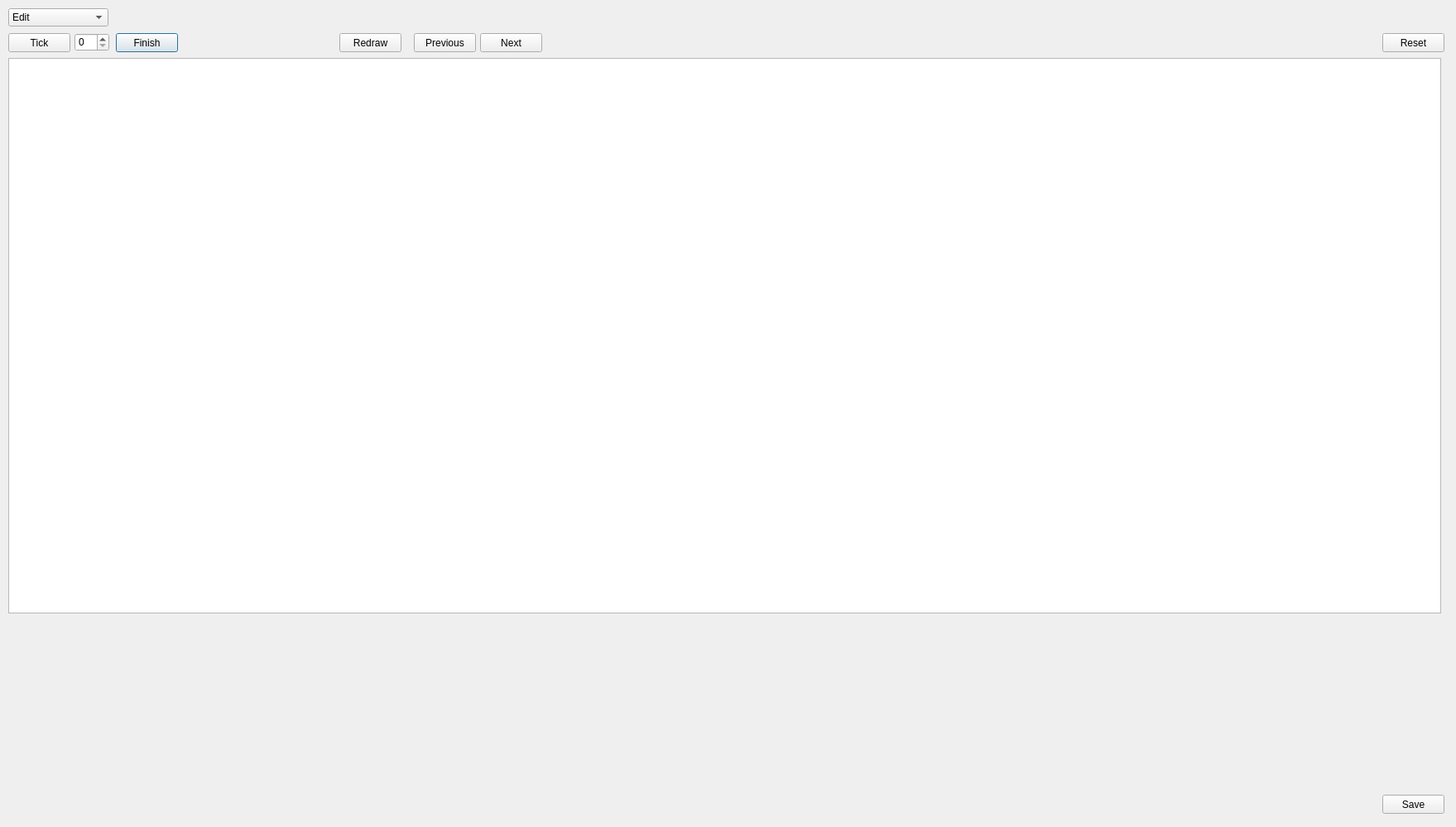
<?xml version="1.0" encoding="UTF-8"?>
<ui version="4.0">
 <class>SessionView</class>
 <widget class="QDialog" name="SessionView">
  <property name="geometry">
   <rect>
    <x>0</x>
    <y>0</y>
    <width>1759</width>
    <height>999</height>
   </rect>
  </property>
  <property name="windowTitle">
   <string>SessionView</string>
  </property>
  <widget class="QPushButton" name="finishButton">
   <property name="geometry">
    <rect>
     <x>140</x>
     <y>40</y>
     <width>75</width>
     <height>23</height>
    </rect>
   </property>
   <property name="text">
    <string>Finish</string>
   </property>
  </widget>
  <widget class="QPushButton" name="tickButton">
   <property name="geometry">
    <rect>
     <x>10</x>
     <y>40</y>
     <width>75</width>
     <height>23</height>
    </rect>
   </property>
   <property name="text">
    <string>Tick</string>
   </property>
  </widget>
  <widget class="QPushButton" name="previousButton">
   <property name="geometry">
    <rect>
     <x>500</x>
     <y>40</y>
     <width>75</width>
     <height>23</height>
    </rect>
   </property>
   <property name="text">
    <string>Previous</string>
   </property>
  </widget>
  <widget class="QGraphicsView" name="graphicsView">
   <property name="geometry">
    <rect>
     <x>10</x>
     <y>70</y>
     <width>1731</width>
     <height>671</height>
    </rect>
   </property>
  </widget>
  <widget class="QPushButton" name="nextButton">
   <property name="geometry">
    <rect>
     <x>580</x>
     <y>40</y>
     <width>75</width>
     <height>23</height>
    </rect>
   </property>
   <property name="text">
    <string>Next</string>
   </property>
  </widget>
  <widget class="QPushButton" name="redrawButton">
   <property name="geometry">
    <rect>
     <x>410</x>
     <y>40</y>
     <width>75</width>
     <height>23</height>
    </rect>
   </property>
   <property name="text">
    <string>Redraw</string>
   </property>
  </widget>
  <widget class="QSpinBox" name="tickSpinBox">
   <property name="geometry">
    <rect>
     <x>90</x>
     <y>40</y>
     <width>42</width>
     <height>22</height>
    </rect>
   </property>
  </widget>
  <widget class="QPushButton" name="saveButton">
   <property name="geometry">
    <rect>
     <x>1670</x>
     <y>960</y>
     <width>75</width>
     <height>23</height>
    </rect>
   </property>
   <property name="text">
    <string>Save</string>
   </property>
  </widget>
  <widget class="QComboBox" name="editTypeBox">
   <property name="geometry">
    <rect>
     <x>10</x>
     <y>10</y>
     <width>121</width>
     <height>22</height>
    </rect>
   </property>
   <item>
    <property name="text">
     <string>Edit</string>
    </property>
   </item>
   <item>
    <property name="text">
     <string>Add Vertex</string>
    </property>
   </item>
   <item>
    <property name="text">
     <string>Add Edge</string>
    </property>
   </item>
   <item>
    <property name="text">
     <string>Delete Vertex</string>
    </property>
   </item>
   <item>
    <property name="text">
     <string>Delete Edge</string>
    </property>
   </item>
   <item>
    <property name="text">
     <string>Change State</string>
    </property>
   </item>
  </widget>
  <widget class="QCustomPlot" name="graphPlotView" native="true">
   <property name="geometry">
    <rect>
     <x>10</x>
     <y>750</y>
     <width>1141</width>
     <height>231</height>
    </rect>
   </property>
  </widget>
  <widget class="QPushButton" name="resetButton">
   <property name="geometry">
    <rect>
     <x>1670</x>
     <y>40</y>
     <width>75</width>
     <height>23</height>
    </rect>
   </property>
   <property name="text">
    <string>Reset</string>
   </property>
  </widget>
 </widget>
 <layoutdefault spacing="6" margin="11"/>
 <customwidgets>
  <customwidget>
   <class>QCustomPlot</class>
   <extends>QWidget</extends>
   <header>qcustomplot.h</header>
   <container>1</container>
  </customwidget>
 </customwidgets>
 <resources/>
 <connections/>
</ui>
